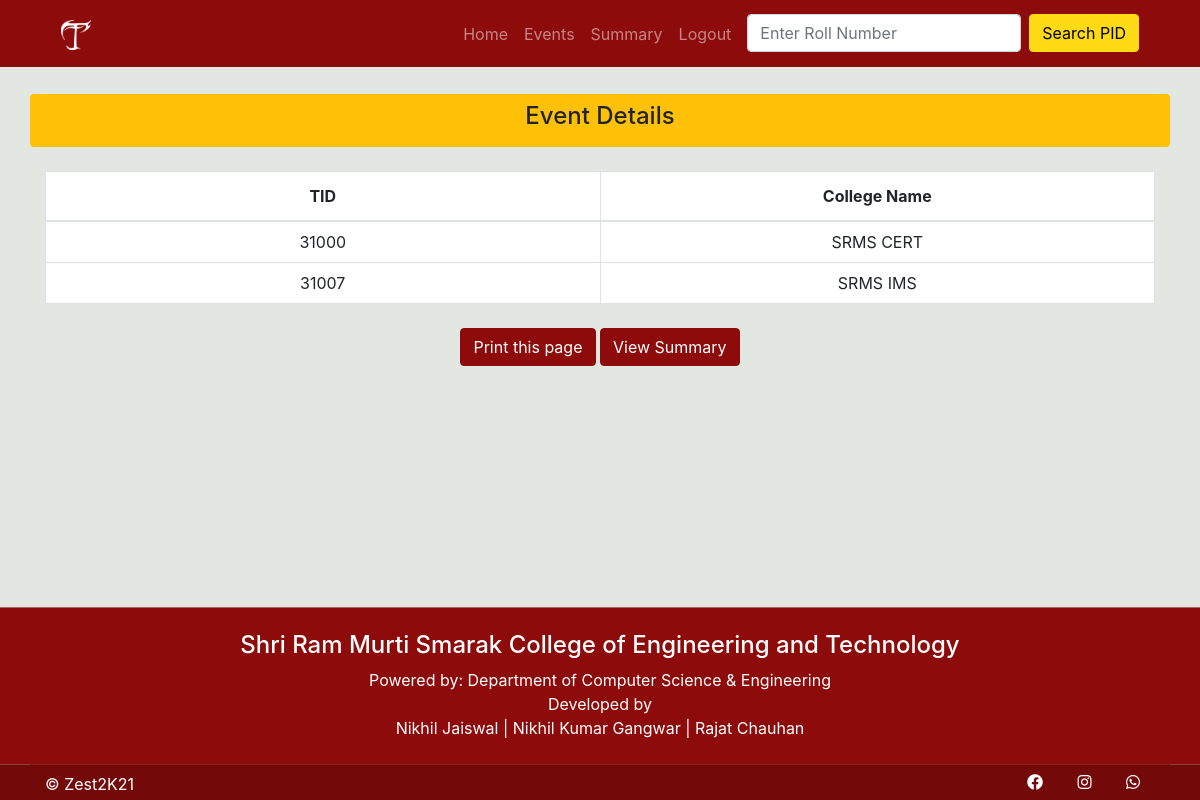
The app's page /zest/t_event_details/9/ (signed in) with its own data.
### zest/models.py (models this page shows, shortened)
class Tid(models.Model):
    id = models.BigAutoField(auto_created=True, primary_key=True, serialize=False, verbose_name='ID')
    college_name = CharField(choices=COLLEGE_CHOICES, max_length=100,  help_text='Select College')
    pid = models.ManyToManyField(Pid, blank=True, related_name= 'pids')
    generated_by = models.ForeignKey(User, on_delete=models.PROTECT,related_name='gereted_tid')
    def pids(self):
      return " , ".join([ str(p.id) for p in self.pid.all()])

### zest/views.py (the view)
# urls.py: path('t_event_details/<int:id>/', views.t_event_details, name='t_event_details'),
@login_required(login_url='/zest/login/')
def t_event_details(request,id):
  team_event_obj = Team_Event.objects.get(id=id)
  tids = team_event_obj.tid.all()
  return render(request,'zest/t_event_details.html', {'tids': tids})

### zest/templates/zest/t_event_details.html
{% extends 'zest/base.html' %}
{% block content %}
<div class="container">
  <div class="row rounded mt-4 bg-warning">
    <div class="col-md-12 p-2 text-center">
      <h4>Event Details</h4>
    </div>
  </div>
  <div class="row mt-4">
    <div class="col-md-12">
      <table class="table table-bordered table-hover bg-white">
        <thead>
          <tr class="text-center">
            <th scope="col" style="width:50%">TID</th>
            <th scope="col" style="width:50%">College Name</th>
          </tr>
        </thead>
        <tbody>
          {% for tid in tids %}
          <tr>
            <td class="align-middle text-center p-2">{{tid.id}}</td>
            <td class="align-middle text-center p-2">{{tid.college_name}}</td>
          </tr>
          {% endfor %}
        </tbody>
      </table>
    </div>
  </div>
  <div class="row d-print-none">
    <div class="col-md-12 mt-2  text-center">
      <form>
        <input class="btn btn-color serach-btn " type="button" value="Print this page" onClick="window.print()">
        <a href="{% url 'event_summary' %}" class="btn btn-color serach-btn ">View Summary</a>
      </form>
    </div>
  </div>
</div>
{% endblock content %}

### zest/static/zest/css/style.css (style rules this page uses)
:root { --theme: #8d0b0b; --bgcolor: #126364; --yellow: #FEDA15; }
body { background: #E2E7E1; min-height: 100vh; }
.btn-color { color: #fff; background-color: var(--theme); border-color: var(--theme); }

### zest/templates/zest/base.html (style rules this page uses)
body { padding-top: 70px; }

### records on screen
Tid: id "31000", college_name "SRMS CERT"
Tid: id "31007", college_name "SRMS IMS"
